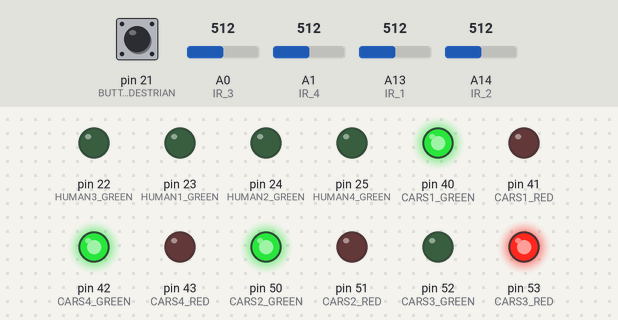
The sketch below on a simulated Arduino Mega 2560, built with avr-gcc and run on an emulated ATmega2560. On the bench: output pins drawn as LEDs (lit = HIGH). The inputs (shaded band) are chosen by the test bench; at power-on: A13 (IR_1) = 512, A0 (IR_3) = 512, A14 (IR_2) = 512, pin 21 (BUTTON_1_PEDESTRIAN) HIGH, A1 (IR_4) = 512.

Above: at 1.2 s.
1.3 s: A13 (IR_1) set to 493
At 1.8 s:
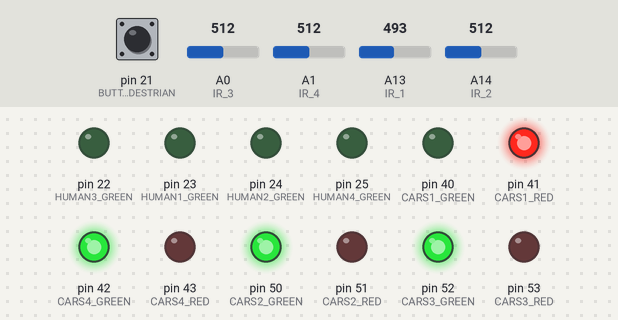
2.8 s: A0 (IR_3) set to 493
At 4.0 s:
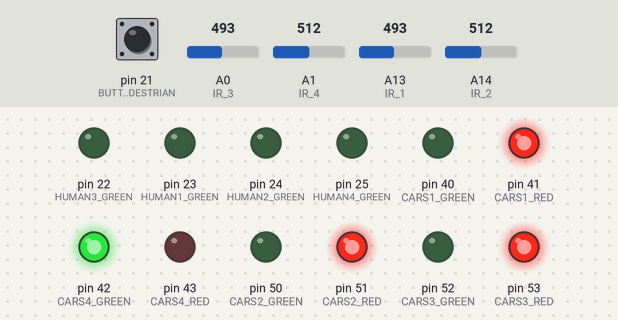
4.3 s: A14 (IR_2) set to 488
At 5.2 s:
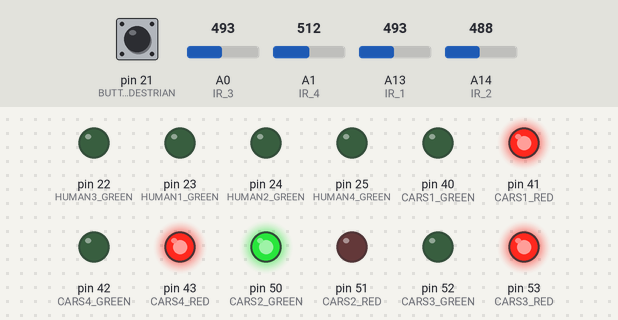
5.8 s: A14 (IR_2) set to 510
At 6.3 s:
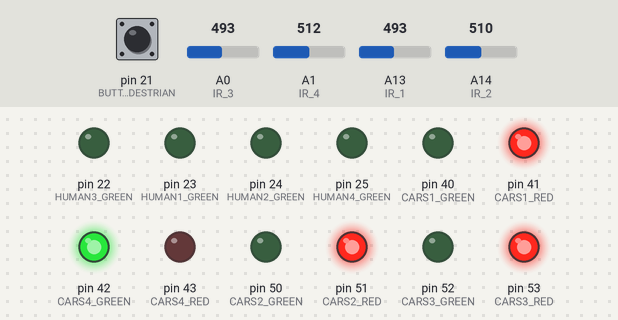
7.3 s: A14 (IR_2) set to 490
At 8.5 s:
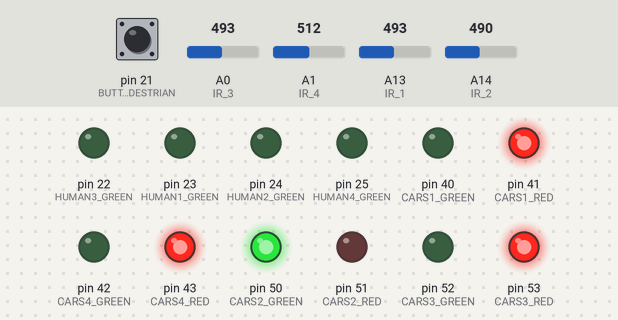
8.8 s: pin 21 (BUTTON_1_PEDESTRIAN) pulsed LOW 5 times (0.12 s each, 0.3 s apart)
At 10.1 s:
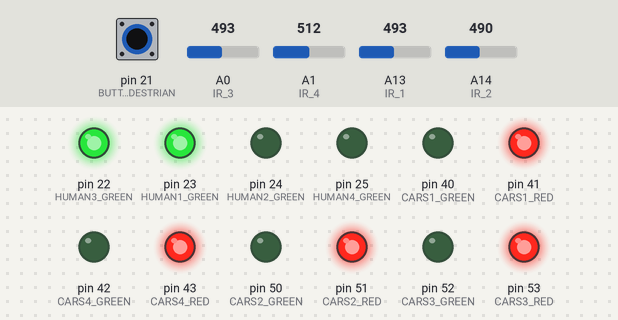
Timing chart, 0 to 14.3 s (numbered marks = the images above; inputs shaded):
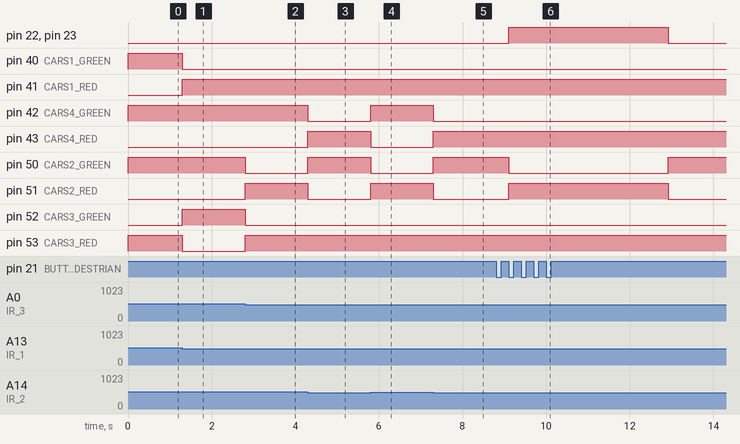

The sketch:

intersectie_+_pietoni__proiect_principal.ino
```cpp
#include "TimerOne.h"

//Denumiri
#define GREEN 1
#define RED 0

//Pini
#define IR_1 A13
#define IR_2 A14
#define IR_3 A0
#define IR_4 A1

#define CARS1_RED 41
#define CARS1_GREEN 40
#define HUMAN1_GREEN 23

#define CARS2_RED 51
#define CARS2_GREEN 50
#define HUMAN2_GREEN 24

#define CARS3_RED 53
#define CARS3_GREEN 52
#define HUMAN3_GREEN 22

#define CARS4_RED 43
#define CARS4_GREEN 42
#define HUMAN4_GREEN 25

#define BUTTON_1_PEDESTRIAN 21
#define BUTTON_2_PEDESTRIAN 3
#define BUTTON_3_PEDESTRIAN 2
#define BUTTON_4_PEDESTRIAN 20
struct semaphoreCars{
  boolean r; //red
  boolean g; //green
  int senzorIR;
};
struct semaphorePed{
  boolean g; //green
};

//Structura om
/*struct pedestrianStruct{
  volatile boolean waiting;
  volatile int senzor;
};*/
//Variabile de timp
volatile int pedestrian1Counter=false;

//Variabile semafoare
semaphoreCars semCar[4]={{false,true,0},{true,false,0},{true,false,0},{true,false,0}};
semaphorePed semPed[4]={{false},{false},{false},{false}};
boolean prevGreens[4]={false,false,false,false};


void setup()
{
  //Timer1.initialize(500000);
  //Timer1.attachInterrupt(intermitent);
  pinMode(IR_1,INPUT);
  pinMode(IR_2,INPUT);
  pinMode(IR_3,INPUT);
  pinMode(IR_4,INPUT);
  pinMode(CARS1_RED, OUTPUT);
  pinMode(CARS1_GREEN, OUTPUT);
  pinMode(HUMAN1_GREEN, OUTPUT);
  pinMode(CARS2_RED, OUTPUT);
  pinMode(CARS2_GREEN, OUTPUT);
  pinMode(HUMAN2_GREEN, OUTPUT);
  pinMode(CARS3_RED, OUTPUT);
  pinMode(CARS3_GREEN, OUTPUT);
  pinMode(HUMAN3_GREEN, OUTPUT);
  pinMode(CARS4_RED, OUTPUT);
  pinMode(CARS4_GREEN, OUTPUT);
  pinMode(HUMAN4_GREEN, OUTPUT);
  pinMode(BUTTON_1_PEDESTRIAN, INPUT_PULLUP);
  pinMode(BUTTON_2_PEDESTRIAN, INPUT_PULLUP);
  pinMode(BUTTON_3_PEDESTRIAN, INPUT_PULLUP);
  pinMode(BUTTON_4_PEDESTRIAN, INPUT_PULLUP);
  attachInterrupt(digitalPinToInterrupt(BUTTON_1_PEDESTRIAN),buttonPressed,FALLING);
  Serial.begin(9600);
}

void loop(){
  //Daca pedestrian1Counter are valoarea 'true', inseamna ca ne aflam in intervalul de 4 secunde in care un pieton poate trece strada.
  //Daca un pieton poate trece strada, semaforul pentru masini nu trebuie sa permita culoarea verde, pentru a evita accidentele.
  if(pedestrian1Counter==false){
    checkStreetTraffic();
    readSensors();
  }
  writeOnLeds();
}

void writeOnLeds(){
   digitalWrite(41,semCar[0].r);digitalWrite(40,semCar[0].g);
   digitalWrite(50,semCar[1].r);digitalWrite(51,semCar[1].g);
   digitalWrite(53,semCar[2].r);digitalWrite(52,semCar[2].g);
   digitalWrite(42,semCar[3].r);digitalWrite(43,semCar[3].g);
}

void intermitent(){
  //Pentru fiecare semafor verificam daca este activ in starea rosu. Daca da, negam valoarea.
  for(int i=0;i<4;i++){
    if (semCar[i].r==true){
      if(semCar[i].g==false){
         semCar[i].g = true;
      } else {
         semCar[i].g = false;
      }
    }
  }
}

void semCars(int whichSem, int whichColor){//0=red 1=green
  //whichSem decide ce semafor isi schimba culoarea, iar whichColor decide culoarea pe care o dorim.
  switch(whichColor){
    case 0:
      semCar[whichSem].r=true;
      semCar[whichSem].g=false;
      break;
    case 1:
      semCar[whichSem].r=false;
      semCar[whichSem].g=true;
      break;
  }
}

void buttonPressed(){
   //Verificam daca butonul nu a fost deja apasat. Daca este prima oara in intervalul de 4 secunde, salvam culorile precedente ale semafoarelor si asignam valoarea true variabilei de test.
   if(pedestrian1Counter==false){

      pedestrian1Counter=true;
      for(int i=0;i<4;i++){
        prevGreens[i]=semCar[i].g;
     }
     //Aprindem ledurile pentru pietoni de pe sensurile opuse si stingem/aprindem semafoarele masinilor in functie de pietoni.
     digitalWrite(HUMAN1_GREEN,HIGH);
     digitalWrite(HUMAN3_GREEN,HIGH);
     semCars(0,RED);
     semCars(1,GREEN);
     semCars(2,RED);
     semCars(3,GREEN);
     //Dezactivam intreruperile globale
     cli();
     //Setam valoarea timerelor la 0
     TCCR1A = 0;
     TCCR1B = 0;
     // setăm registrul cu valoarea căruia vom compara TCNT
     OCR1A = 64624;
     // activăm modul CTC:
     TCCR1B |= (1 << WGM12);
     TCCR1B |= (1 << CS10);
     TCCR1B |= (1 << CS12);
     // facem enable la întreruperea la comparare prin setarea bitului corespunzător din mască
     TIMSK1 |= (1 << OCIE1A);
     //Reactivam interuperile globale
     sei();
    }
}

//Rutina de intreruperi. Aceasta functie este apelata atunci cand counterul intern depaseste valoarea salvata in registrul de comparare.
ISR(TIMER1_COMPA_vect){
   //Pentru a nu se repeta acest bloc de instructiuni la fiecare 4 secunde pentru o perioada nelimitata de timp, vom folosi variabila pedestrian1Counter.
   if(pedestrian1Counter==true){
    //Daca aceasta a fost activata precedent de catre functia intreruperii, stingem ledurile pietonilor si dam semafoarelor variabilele dinainte de a avea loc intreruperea.
     digitalWrite(HUMAN1_GREEN,LOW);
     digitalWrite(HUMAN3_GREEN,LOW);
     for(int i=0;i<4;i++){
        semCar[i].g=prevGreens[i];
        semCar[i].r=not prevGreens[i];
     }
   }
   //Ne asiguram ca variabila de test trece la valoarea false.
   pedestrian1Counter=false;
}


//Functie ce verifica starea traficului
void checkStreetTraffic(){
  //Daca senzorul semaforului respectiv, citeste o luminozitate scazuta, inseamna ca masina se afla in fata senzorului.
  //Daca aceasta conditie este indeplinita, impreuna cu valoarea 'false' a variabilei de conditie pentru semaforul pietonilor
  //verificam daca exista alt senzor ce intercepteaza o masina in fata sa. Daca da, ne asiguram ca nu se schimba culoarea.
  //Daca functia trece de ambele conditii si culoarea actuala este rosie(conditie adaugata pentru intermitent), culoarea semaforului va deveni verde, iar celalalte se vor schimba in rosu.
  if(semCar[0].senzorIR>500 && pedestrian1Counter==false){
    int ok=1; //Verificam daca nu e deja un semafor verde.
    for(int i=0;i<3;i++){
      if(i!=0 && semCar[i].senzorIR>500){
        ok=0;
        break;
      }
    }
    if (ok==1 && semCar[0].r==true){
      semCars(0, GREEN);
      semCars(1, RED);
      semCars(2, RED);
      semCars(3, RED);
    }
  }
 if(semCar[1].senzorIR>500){
    int ok=1; //Verificam daca nu e deja un semafor verde.
    for(int i=0;i<3;i++){
      if(i!=1 && semCar[i].senzorIR>500){
        ok=0;
        break;
      }
    }
    if (ok==1 && semCar[1].r==true){
      semCars(1, GREEN);
      semCars(2, RED);
      semCars(0, RED);
      semCars(3, RED);
    }
  }
  if(semCar[2].senzorIR>500){
    int ok=1; //Verificam daca nu e deja un semafor verde.
    for(int i=0;i<3;i++){
      if(i!=2 && semCar[i].senzorIR>500){
        ok=0;
        break;
      }
    if (ok==1 && semCar[2].r==true){
      semCars(2, GREEN);
      semCars(1, RED);
      semCars(0, RED);
      semCars(3, RED);
    }
  }
 }
  if(semCar[3].senzorIR>500 && pedestrian1Counter==false){
    int ok=1; //Verificam daca nu e deja un semafor verde.
    for(int i=0;i<3;i++){
      if(i!=3 && semCar[i].senzorIR>500){
        ok=0;
        break;
      }
    }
    if (ok==1 && semCar[3].r==true){
      semCars(3, GREEN);
      semCars(0, RED);
      semCars(1, RED);
      semCars(2, RED);
    }
  }
}


void readSensors(){
  //Citim cei 4 senzori.
  semCar[0].senzorIR=analogRead(IR_1);
  semCar[1].senzorIR=analogRead(IR_2);
  semCar[2].senzorIR=analogRead(IR_3);
  semCar[3].senzorIR=analogRead(IR_4);
}
```

Measured:
- the behaviour switches between 501 and 500 on A13 (IR_1) (found by bisection; images 0 and 1)
- the behaviour switches between 501 and 500 on A0 (IR_3) (found by bisection; images 1 and 2)
- the behaviour switches between 501 and 500 on A14 (IR_2) (found by bisection; images 2 and 3)
- after the input at 1.3 s, pin 40 (CARS1_GREEN), pin 53 (CARS3_RED): HIGH → LOW at once; pin 41 (CARS1_RED), pin 52 (CARS3_GREEN): LOW → HIGH at once
- after the input at 2.8 s, pin 50 (CARS2_GREEN), pin 52 (CARS3_GREEN): HIGH → LOW at once; pin 51 (CARS2_RED), pin 53 (CARS3_RED): LOW → HIGH at once
- after the input at 4.3 s, pin 42 (CARS4_GREEN), pin 51 (CARS2_RED): HIGH → LOW at once; pin 43 (CARS4_RED), pin 50 (CARS2_GREEN): LOW → HIGH at once
- after the input at 5.8 s, pin 42 (CARS4_GREEN), pin 51 (CARS2_RED): LOW → HIGH at once; pin 43 (CARS4_RED), pin 50 (CARS2_GREEN): HIGH → LOW at once
- after the input at 7.3 s, pin 42 (CARS4_GREEN), pin 51 (CARS2_RED): HIGH → LOW at once; pin 43 (CARS4_RED), pin 50 (CARS2_GREEN): LOW → HIGH at once
- after the input at 8.8 s, pin 22 (HUMAN3_GREEN), pin 23 (HUMAN1_GREEN), pin 51 (CARS2_RED): LOW → HIGH after 0.30 s, → LOW 3.8 s later; pin 50 (CARS2_GREEN): HIGH → LOW after 0.30 s, → HIGH 3.8 s later
